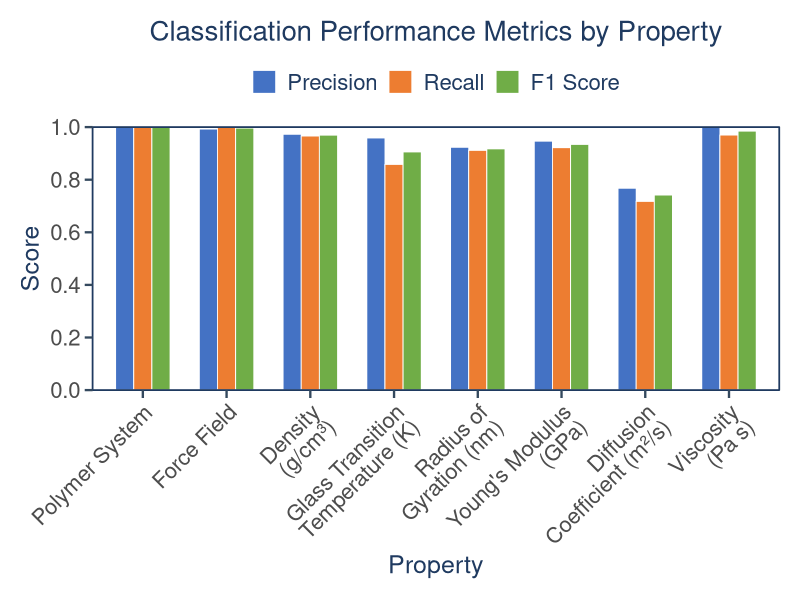

The R source for this figure:
#F1, Precision, Recall Metrics Bar Plot
library(ggplot2)
library(tidyr)
library(dplyr)

# Create the data frame
metrics_data <- data.frame(
  property_name = c(
    "Density\n(g/cm³)",                      
    "Diffusion\nCoefficient (m²/s)",         
    "Glass Transition\nTemperature (K)",     
    "Radius of\nGyration (nm)",              
    "Viscosity\n(Pa s)",                     
    "Young's Modulus\n(GPa)",                
    "Force Field",
    "Polymer System"
  ),
  Precision = c(0.9726, 0.7674, 0.9586, 0.9231, 1.0000, 0.9464, 0.9925, 0.9985),
  Recall = c(0.9660, 0.7174, 0.8580, 0.9114, 0.9697, 0.9217, 1.0000, 1.0000),
  F1_Score = c(0.9693, 0.7416, 0.9055, 0.9172, 0.9846, 0.9339, 0.9962, 0.9993)
)

# Define order of properties
property_order <- c(
  "Polymer System",
  "Force Field",
  "Density\n(g/cm³)",
  "Glass Transition\nTemperature (K)",
  "Radius of\nGyration (nm)",
  "Young's Modulus\n(GPa)",
  "Diffusion\nCoefficient (m²/s)",
  "Viscosity\n(Pa s)"
)

# Publication color palette
pub_colors <- list(
  origin = c("#2A9D8F", "#E9C46A", "#F4A261", "#E76F51"),
  composition = c("#6A4C93", "#FF595E"),
  primary = "#2C3E50",
  secondary = "#34495E",
  accent = "#3498DB"
)

# Reshape data for ggplot
metrics_long <- metrics_data %>%
  mutate(property_name = factor(property_name, levels = property_order)) %>%
  pivot_longer(
    cols = c(Precision, Recall, F1_Score),
    names_to = "Metric",
    values_to = "Value"
  ) %>%
  mutate(Metric = factor(Metric, levels = c("Precision", "Recall", "F1_Score")))

# Define color palette 
pipeline_colors <- c(
  "Precision" = "#4472C4", 
  "Recall"    = "#ED7D31", 
  "F1_Score"  = "#70AD47" 
)

# Create the plot
p <- ggplot(metrics_long, aes(x = property_name, y = Value, fill = Metric)) +
  geom_bar(
    stat = "identity",
    position = position_dodge(width = 0.65),
    width = 0.65,
    color = "white",
    linewidth = 0.3
  ) +
  scale_fill_manual(
    values = pipeline_colors,
    labels = c("Precision", "Recall", "F1 Score")
  ) +
  labs(
    title = "Classification Performance Metrics by Property",
    x = "Property",
    y = "Score",
    fill = NULL
  ) +
  theme_minimal(base_size = 16, base_family = "Helvetica") +
  theme(
    plot.title = element_text(hjust = 0.5, size = 20, face = "plain", color = "#1F3A60"),
    
    # lineheight 0.8 keeps the two lines close together
    axis.text.x = element_text(angle = 45, hjust = 1, size = 16, face = "plain", lineheight = 0.8),
    
    axis.text.y = element_text(size = 16, face = "plain"),
    axis.title.x = element_text(size = 18, face = "plain", color = "#1F3A60"),
    axis.title.y = element_text(size = 18, face = "plain", color = "#1F3A60"),
    legend.position = "top",
    legend.text = element_text(size = 16, face = "plain", color = "#1F3A60"),
    
    panel.grid.major = element_blank(),
    panel.grid.minor = element_blank(),
    
    axis.line.x = element_blank(), 
    axis.ticks.x = element_line(color = pub_colors$secondary, linewidth = 0.8),
    axis.ticks.y = element_line(color = pub_colors$secondary, linewidth = 0.8),
    axis.ticks.length = unit(0.2, "cm"),
    
    panel.border = element_rect(color = "#1F3A60", fill = NA, linewidth = 0.6),
    plot.margin = margin(15, 15, 15, 15)
  ) +
  coord_cartesian(ylim = c(0, 1.0), clip = "off") +
  scale_y_continuous(
    breaks = seq(0, 1, 0.2), 
    expand = c(0, 0)
  )

# Save as PNG
ggsave("f1_metric_plot.png", p, width = 9, height = 7, dpi = 300, bg = "white")
